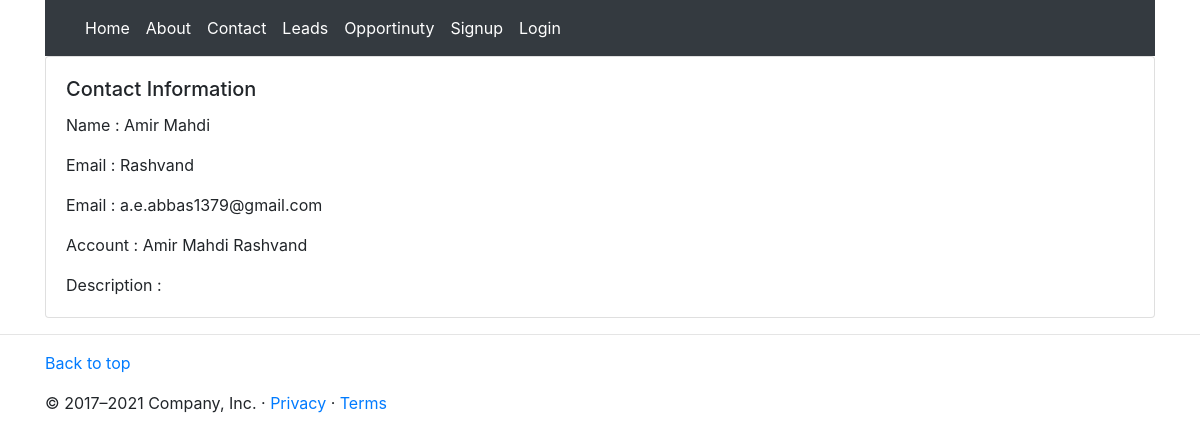
/contact/list/1/, run on the app's committed database.
### Contact/models.py (models this page shows, shortened)
class Contact(models.Model):
    first_name = models.CharField("First name", max_length=255)
    last_name = models.CharField("Last name", max_length=255)
    account = models.ForeignKey(Account, related_name='lead_account_contacts', on_delete=models.CASCADE, blank=True, null=True)
    email = models.EmailField()
    phone = models.CharField(max_length=20)
    address = models.TextField(blank=True, null=True)
    description = models.TextField(blank=True, null=True)
    createdBy = models.ForeignKey(User, on_delete=models.CASCADE,related_name='contact_created_by',)
    createdOn = models.DateTimeField("Created on", auto_now_add=True)
    isActive = models.BooleanField(default=False)

### Account/models.py (models this page shows)
class Account(models.Model):
    name = models.CharField(max_length=200,blank=True)
    emai = models.EmailField(max_length=254)
    phone = models.CharField(max_length=50)
    industry = models.CharField(max_length=50, choices=INDUSTRY_CHOICES)
    website = models.URLField(max_length=200)
    description = models.TextField()
    assigned_to = models.ManyToManyField(User, related_name='assigner')
    created_on  = models.DateTimeField(auto_now_add=False)
    is_active = models.BooleanField(default=True)
    def __str__(self):
        return self.name

### Contact/views.py (the view)
# urls.py: path('list/<int:pk>/',ContactDetailView.as_view(), name='detail'),
class ContactDetailView(DetailView):
    queryset = Contact.objects.all()
    context_object_name = 'contact'
    template_name = 'contact/detail.html'

### Contact/templates/contact/detail.html (shortened to what this page needs)
{% extends 'base.html' %}
{% block content %}
    <div class="card mb-3">
        <div class="card-body">
          <h5 class="card-title">Contact Information</h5>
          <p class="card-text">Name          : {{contact.first_name}}</p>
          <p class="card-text">Email          : {{ contact.last_name }}</p>
          <p class="card-text">Email        : {{contact.email}}</p>
          <p class="card-text">Account        : {{contact.account}}</p>
          <p class="card-text">Description  : {{lead.description}}</p>
        </div>
      </div>
</div>
{% endblock %}

### data on the page
Contact: first_name "Amir Mahdi", last_name "Rashvand", email "a.e.abbas1379@gmail.com", account "Amir Mahdi Rashvand"
